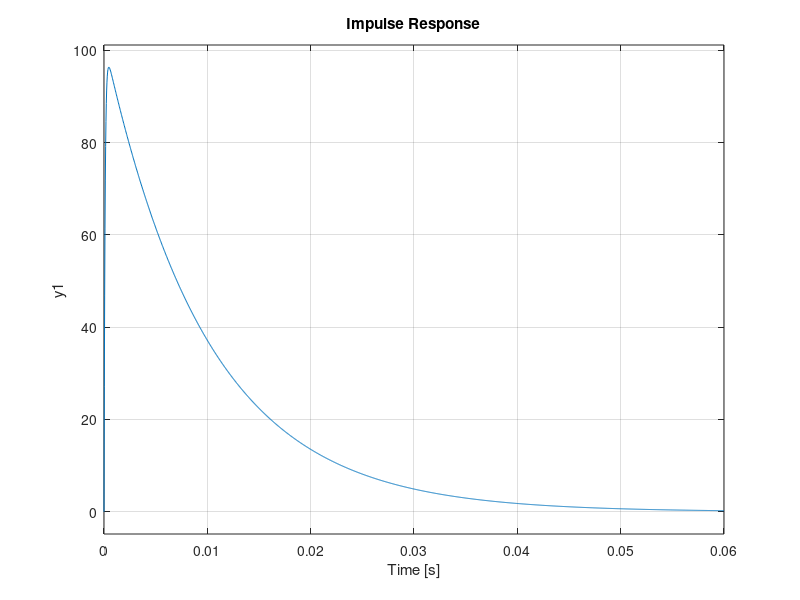
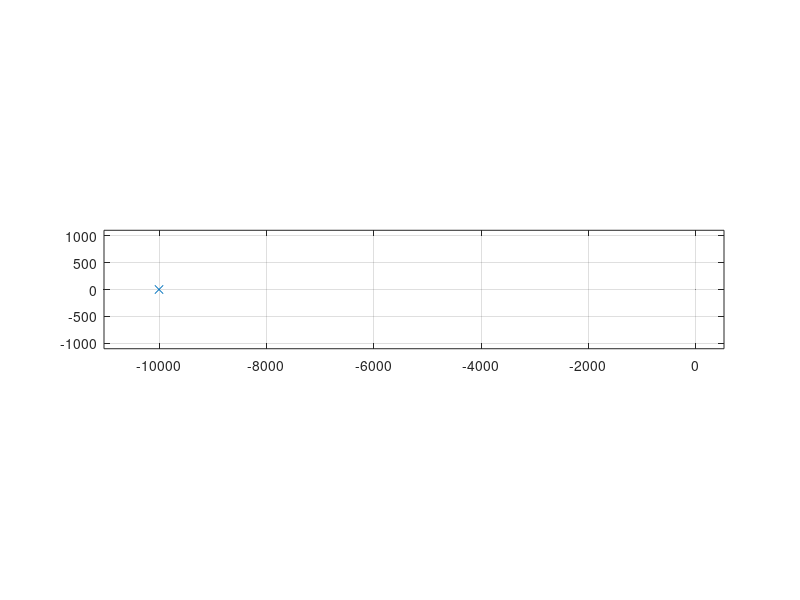

The MATLAB script that drew these images, in order: (Note: this script raises an error after producing the figures.)
%% Control system: 1st order system ANALYSIS
% Name: Rajendra Hanagodi
% Ps no: 99003740
% Date :07/04/2021
% version:1.0
%% plant description
%This plant has a model for RL circuit.the 3 different values of R and L are analyzed 
% Equation

%% Math analysis
% I/D/C
%roots 


R = [100 200 300];
L = [10e-3 20e-3 30e-3];
C = [100e-6 200e-6 300e-6];

for i = 1:3
    tau = L(i)/R(i);
    T_F = tf([1/(L(i)*C(i))],[1,(1/tau),(1/(L(i)*C(i)))]);
    
    figure(i)
    subplot(2,1,1)
    title('Step')
    step(T_F);
    
    subplot(2,1,2)
    title('impulse')
    impulse(T_F);
    
    [z,p,k]= tf2zp([1/R(i)],[tau,1]);
    figure(4)
    zplane(z,p);
    xlim([-10*e(-15) 10*e(-15)])
    ylim([-10*e(-15) 10*e(-15)])
    hold on
    zeta = (R(i)/2)*(sqrt(C(i)/L(i)));
    w_n  = (1/(sqrt(L(i)*C(i))));
    
end
